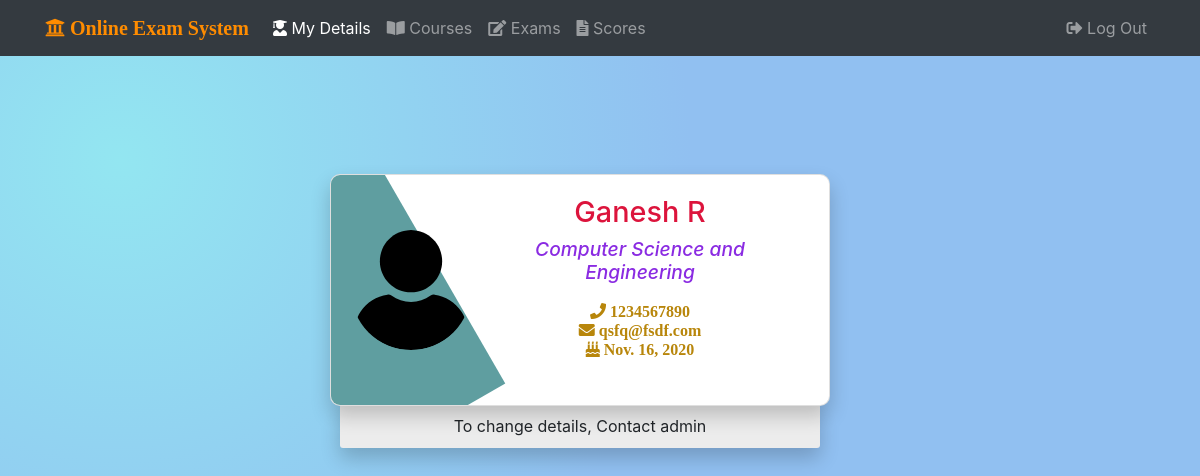
Screenshot of /students/student001/home/ with the database file from the repository.
### stud_app/models.py (models this page shows, shortened)
class Student(models.Model):
    user = models.OneToOneField(User, related_name='student_user', on_delete=models.CASCADE, unique=True)
    course_fk = models.ManyToManyField(Course)
    dept_fk = models.ForeignKey('Department', on_delete=models.PROTECT)
    birth_date = models.DateField(null=True, blank=True)
    phone_no = models.CharField(max_length=10, unique=True, help_text='10-digit phone number')
    joined_on = models.DateField(null=True, blank=True)
    def get_name(self):
        return f'{self.user.first_name} {self.user.last_name}'
    class Meta:
        ordering = ['dept_fk__dept_name']

class Department(models.Model):
    dept_code = models.CharField(max_length=3, unique=True)
    dept_name = models.CharField(max_length=50)

### stud_app/views.py (the view)
# urls.py: path('<username>/home/', views.home_view, name="home"),
def home_view(request, username):
    student = Student.objects.get(user__username = username)
    return render(request, 'stud_app/home.html', context={
        'username': username,
        'student' : student,
        'name': student.get_name(),
        'current_page': 'home',
    })

### stud_app/templates/stud_app/home.html (shortened to what this page needs)
{% extends 'base.html' %}
{% load static %}
{% block head %}
<link rel="stylesheet" href="{% static 'stud_app/css/home.css' %}">
{% endblock %}
{% block content %}
<div class="container">
<div class="row">
<div class="col-6 offset-3">
                <div class="content">
                    <div class="card">
                        <div class="firstinfo"><img src="{% static 'stud_app/img/user_icon.svg' %}" />
                            <div class="profileinfo">
                                <h1 class="stud-name">{{ name }}</h1>
                                <h3>{{ student.dept_fk.dept_name }}</h3>
                                <p class="bio">
                                    <i class="fa fa-phone" aria-hidden="true"> {{ student.phone_no }}</i><br>
                                    <i class="fas fa-envelope"> {{ student.user.email }}</i><br>
                                    <i class="fas fa-birthday-cake"> {{ student.birth_date }}</i><br>
                                </p>
                            </div>
                        </div>
                    </div>
                    <div class="badgescard">
                        To change details, Contact admin
                    </div>
                </div>
</div>
</div>
</div>
{% endblock %}

### static/css/master.css (style rules this page uses)
body, html { height: 100%; background-repeat: no-repeat; background-attachment: fixed; background-image: radial-gradient( circle farthest-corner at 10% 20%, rgba(147,230,241,1) 0%, rgba(145,192,241,1) 45.5% ); }

### stud_app/static/stud_app/css/home.css (style rules this page uses)
.badgescard, .firstinfo { display: flex; justify-content: center; align-items: center; }
*, *:before, *:after { box-sizing: border-box; }
.content { position: relative; animation: animatop 0.9s cubic-bezier(0.425, 1.14, 0.47, 1.125) forwards; text-align: center; margin-top: 20%; }
.card { width: 500px; min-height: 100px; padding: 20px; border-radius: 3px; background-color: white; box-shadow: 0px 10px 20px rgba(0, 0, 0, 0.2); position: relative; overflow: hidden; border-radius: 10px; }
.card:after { content: ''; display: block; width: 190px; height: 300px; background: cadetblue; position: absolute; animation: rotatemagic 0.75s cubic-bezier(0.425, 1.04, 0.47, 1.105) 1s both; }
.badgescard { padding: 10px 20px; border-radius: 3px; background-color: #ececec; width: 480px; box-shadow: 0px 10px 20px rgba(0, 0, 0, 0.2); position: absolute; z-index: -1; left: 10px; bottom: 10px; animation: animainfos 0.5s cubic-bezier(0.425, 1.04, 0.47, 1.105) 0.75s forwards; }
.firstinfo { flex-direction: row; z-index: 2; position: relative; }
.firstinfo img { border-radius: 50%; width: 120px; height: 120px; }
.firstinfo .profileinfo { padding: 0px 20px; }
.firstinfo .profileinfo h1 { font-size: 1.8em; }
.firstinfo .profileinfo h3 { font-size: 1.2em; color: blueviolet; font-style: italic; }
.firstinfo .profileinfo p.bio { padding: 10px 0px; color: #5a5a5a; line-height: 1.2; font-style: initial; color: darkgoldenrod; }
.stud-name { color: crimson; }

### rows the page displays
Student: dept_fk.dept_name "Computer Science and Engineering", phone_no "1234567890", user.email "qsfq@fsdf.com", birth_date "Nov. 16, 2020"

### other values shown
{{ name }} "Ganesh R"
